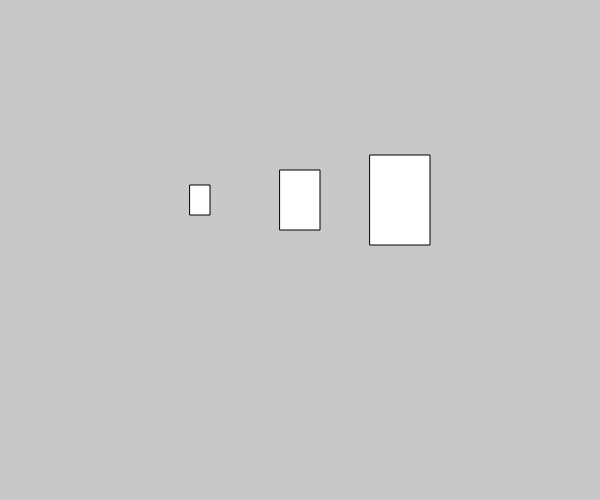
Frame 1 (no input)
Frame 60 (no input): identical to frame 1, image omitted
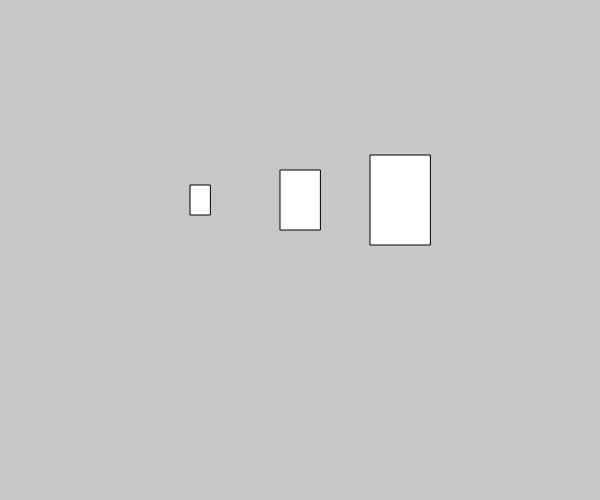
Frame 120 (the mouse pressed at the canvas centre since frame 60)

The p5.js sketch that drew these frames (run headless with seeded random() and noise() and a simulated clock; from frame 60 on, the mouse is pressed at the canvas centre):

// p5.js sketch
// ── sketch.js
function setup() {
    createCanvas(600, 500);
    background(200);
    rectMode(CENTER);
}

function draw() {
    background(200);

    for (i = 0; i < 3; i++) {
        transX = ((i+1) * 100) + 100;
        rotateDegree = map(mouseX, 0, width, 0, 360);
        rectWidth = (i+1) * 15 + (5 * (i+1));
        rectHeight = ((i+1) * 10) + (20 * (i+1));

        push();
        translate(transX, 200);
        rotate(radians(rotateDegree));
        rect(0, 0, rectWidth, rectHeight);
        pop();
    }

}
